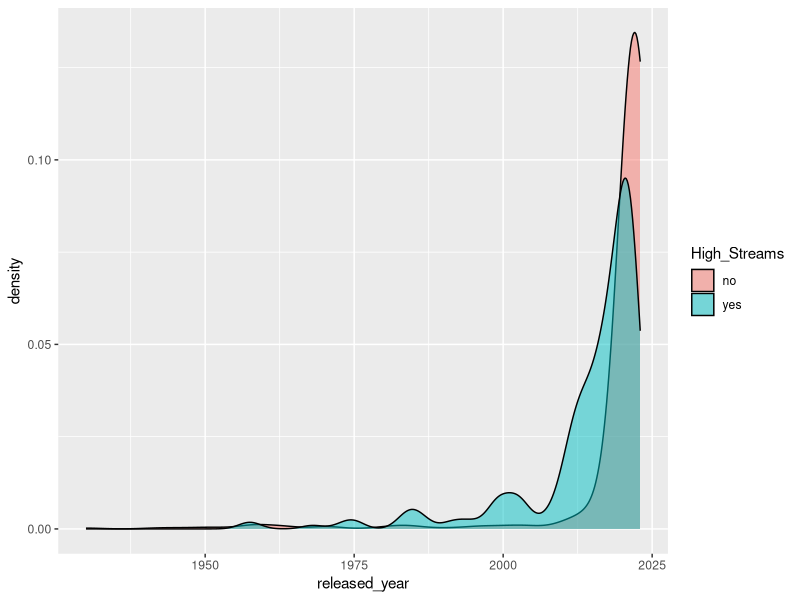
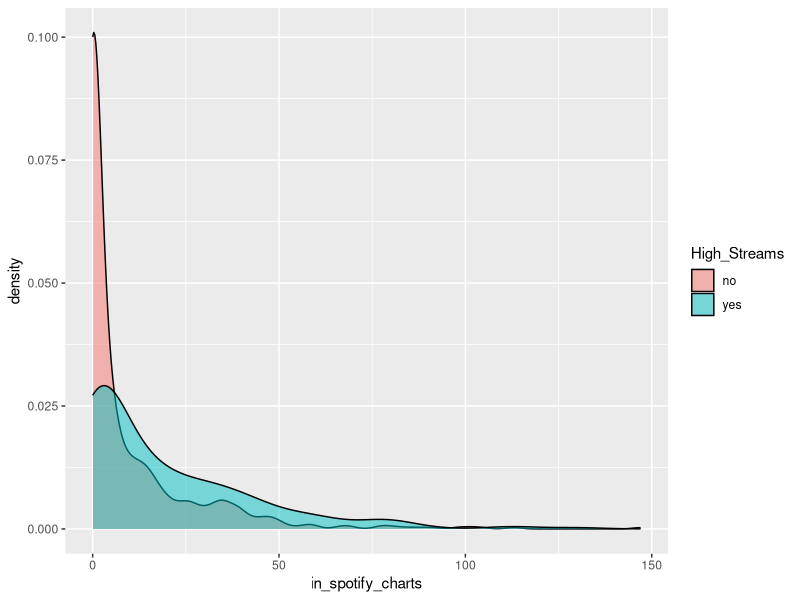
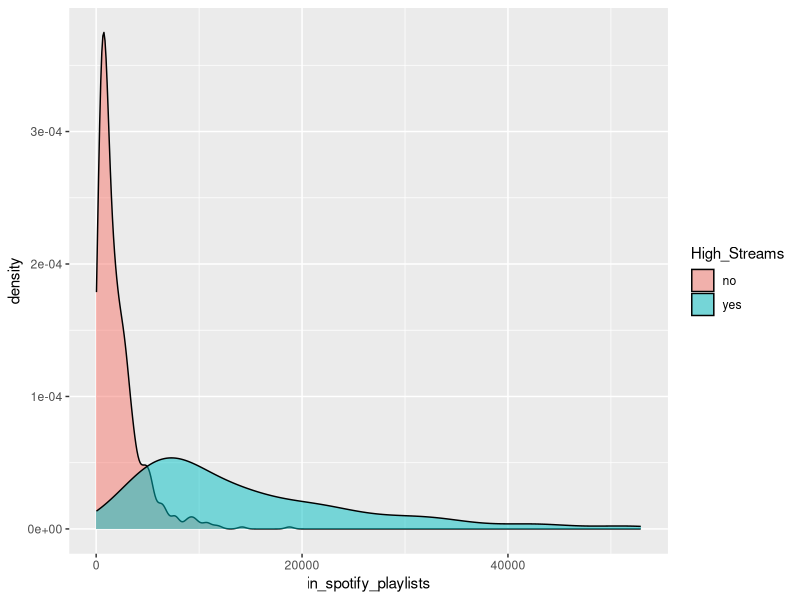
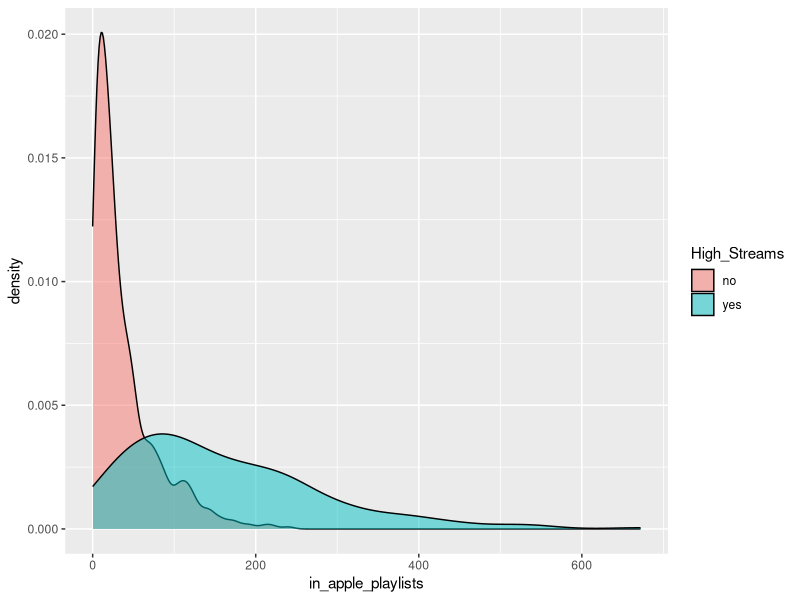
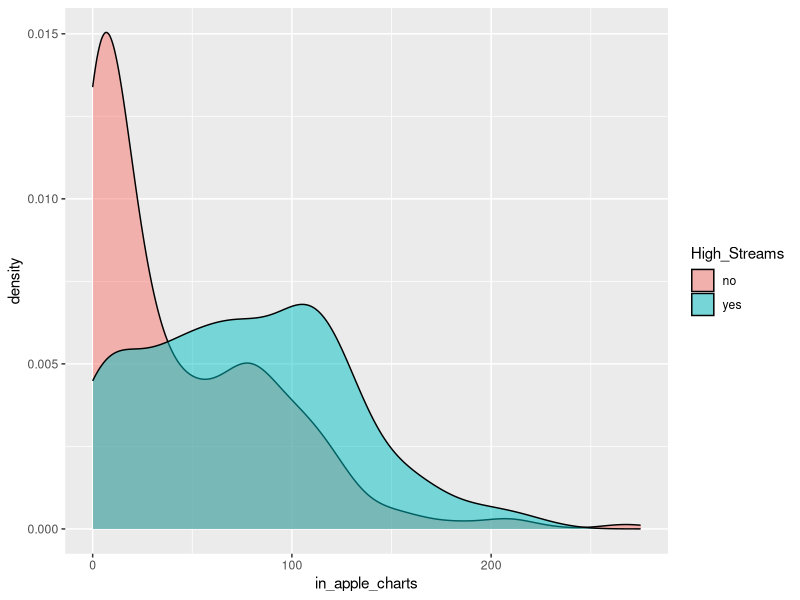
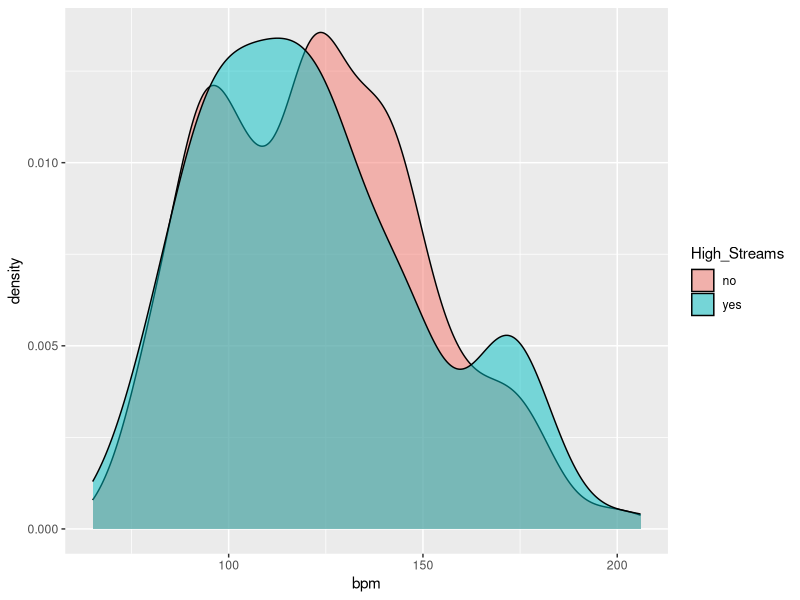
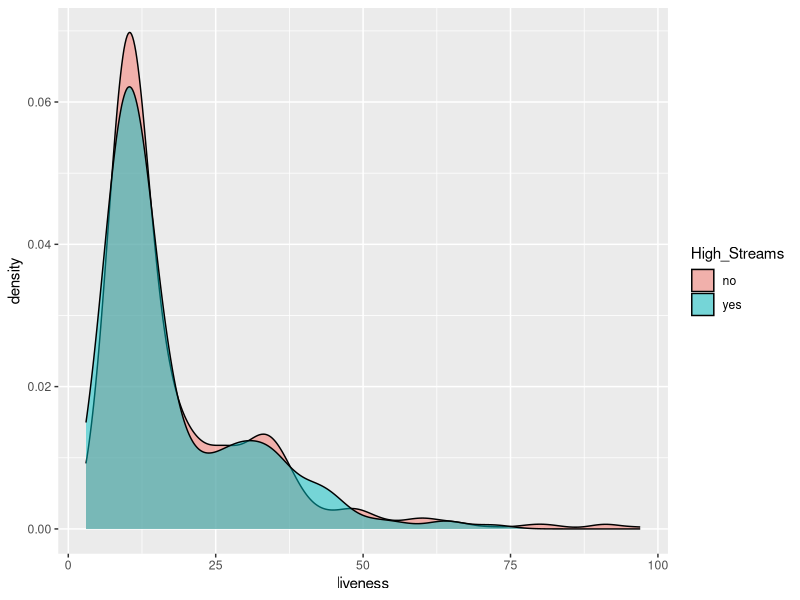
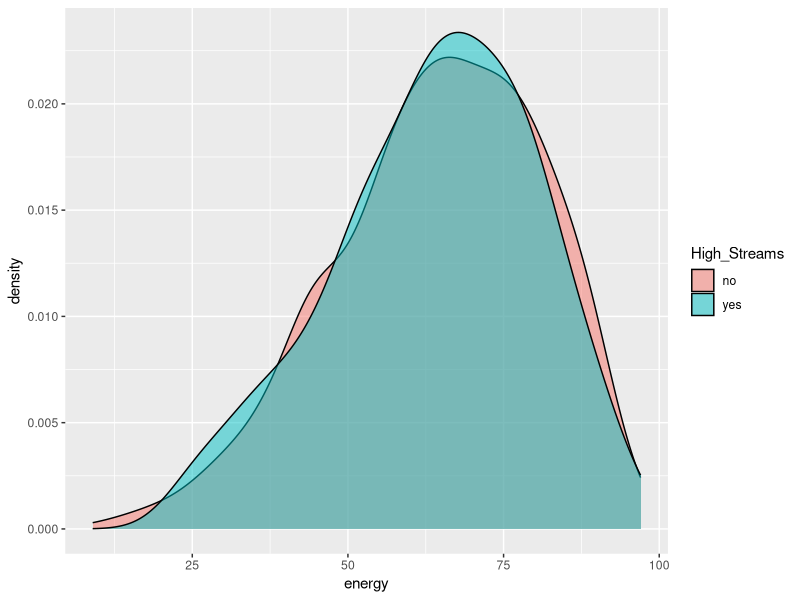

R code for these plots, in order:
## Napomena: ova skripta sadrzi originalno resenje jednog od studenata. 
## Na nekoliko mesta u skripti su dodate napomene kako bi se ukazalo na neka malo bolja resenja
## ili na blagu izmenu nekih formulacija kako bi se iste ucinile jasnijim      

#ucitavamo dataset
data <- read.csv("spotify.csv", stringsAsFactors = F)
str(data)


#proveravamo da li varijabla streams ima nedostajuce vrednosti jer na osnovu nje kreiramo izlaznu promenljivu
sum(is.na(data$streams))
sum(data$streams == "", na.rm = T)
sum(data$streams == " ", na.rm = T)
sum(data$streams == "-", na.rm = T)

#nema nedostajucih vrednosti, racunamo treci kvartil
treciKvartil <- quantile(data$streams, 0.75)
treciKvartil

data$High_Streams <- ifelse(data$streams > treciKvartil, yes = "yes", no = "no")
data$High_Streams <- as.factor(data$High_Streams)

#odmah izbacujemo varijablu streams jer smo je koristili za kreiranje izlazne varijable, pa nam nece biti vise potrebna za model
data$streams <- NULL
str(data)

#IZBOR VARIJABLI - KNN koristi samo numericke podatke!

#proveravamo koje cemo varijable ukljuciti u model, proveravamo koliko imaju razlicitih vrednosti
length(unique(data$track_name))
#svaka pesma ima jedinstveno ime i nece uticati na to da li pesma ima veliki broj pustanja pesme
data$track_name <- NULL

length(unique(data$in_spotify_charts))
table(data$in_spotify_charts)
#mozemo je prebaciti u numericku varijablu (jer je to sustinski numericka vrednost), necemo je izbacivati

length(unique(data$mode))
#takodje se moze pretvoriti u numercku s obzirom da je ordinalna

#proveravamo da li promenljive imaju nedostajuce vrednosti
apply(data, MARGIN = 2, FUN = function(x) sum(is.na(x)))
apply(data, MARGIN = 2, FUN = function(x) sum(x == "", na.rm = T))
apply(data, MARGIN = 2, FUN = function(x) sum(x == " ", na.rm = T))
apply(data, MARGIN = 2, FUN = function(x) sum(x == "-", na.rm = T))
#in_spotify_charts i in_apple_charts imaju 1 i 2 NA vrednosti respektivno
#in_spotify_charts ima "-" vrednost

data$in_spotify_charts[data$in_spotify_charts == "-"] <- NA
data$in_spotify_charts <- as.numeric(data$in_spotify_charts, na.rm = T)
#proveravamo da li ima normalnu raspodelu kako bismo znali sa kojim vrednostima menjamo NA vrednosti i za in_spotify_charts i za in_apple_charts
apply(X = data[,c(3,5)], 2, FUN = function(x) shapiro.test(x))
#obe imaju vrednost p < 0.05 sto znaci da nemaju normalnu raspodelu i NA vrednosti menjamo medijanom
medijanaSpotify <- median(data$in_spotify_charts, na.rm = T)
medijanaSpotify
medijanaApple <- median(data$in_apple_charts, na.rm = T)
medijanaApple
#dobili smo da su medijane 3 i 38 za spotify i apple respektivno
data$in_spotify_charts[is.na(data$in_spotify_charts)] <- medijanaSpotify
data$in_apple_charts[is.na(data$in_apple_charts)] <- medijanaApple

#nema vise nedostajucih vrednosti
str(data)
data$mode <- as.factor(data$mode)

#radimo plotovanje kako bismo jos jednom proverili koje cemo varijable ukljuciti u nas model
library(ggplot2)
ggplot(data, mapping = aes(x = released_year, fill = High_Streams)) + geom_density(alpha = 0.5)
#sto je skorija godina izdanja to je manja verovatnoca da pesma ima visok broj pustanja
ggplot(data, mapping = aes(x = in_spotify_charts, fill = High_Streams)) + geom_density(alpha = 0.5)
#sto je veca pozicija pesme na spotify rang listi to je veca verovatnoca da ima veci broj pustanja, ta verovatnoca opada sa smanjenjem pozicije
ggplot(data, mapping = aes(x = in_spotify_playlists, fill = High_Streams)) + geom_density(alpha = 0.5)
#ukoliko se pesma nalazi u malom broju plejlista na spotify platformi to je manja verovatnoca da ima veci broj pustanja
ggplot(data, mapping = aes(x = in_apple_playlists, fill = High_Streams)) + geom_density(alpha = 0.5)
#ukoliko se pesma nalazi u malom broju plejlista na apple platformi to je manja verovatnoca da ima veci broj pustanja
ggplot(data, mapping = aes(x = in_apple_charts, fill = High_Streams)) + geom_density(alpha = 0.5)
#ukoliko pesma nema poziciju na apple rang listi to je veca verovatnoca da nema veliki broj pustanja
ggplot(data, mapping = aes(x = bpm, fill = High_Streams)) + geom_density(alpha = 0.5)
#nema neke prevelike razlike u broju pustanja pesme kada je u pitanju mera brzine pesme, nije nam relevantna za model
data$bpm <- NULL
ggplot(data, mapping = aes(x = liveness, fill = High_Streams)) + geom_density(alpha = 0.5)
#isto vazi i za nivo prisustva elemenata uzivo izvodjenja, ni ona nije relevantna za nas model
data$liveness <- NULL
ggplot(data, mapping = aes(x = energy, fill = High_Streams)) + geom_density(alpha = 0.5)
#ni energetski nivo pesme ne utice na broj pustanja pesme, mozemo je izbaciti
data$energy <- NULL
ggplot(data, mapping = aes(x = instrumentalness, fill = High_Streams)) + geom_density(alpha = 0.5)
#ni instrumentalness nam nije relevantna i nju izbacujemo
data$instrumentalness <- NULL
ggplot(data, mapping = aes(x = speechiness, fill = High_Streams)) + geom_density(alpha = 0.5)
#ni ova varijabla nam ne utice na model tako da cemo je izbaciti
data$speechiness <- NULL
ggplot(data, mapping = aes(x = mode, fill = High_Streams)) + geom_bar(position = 'dodge')
#veca je verovatnoca da pesma ima veci broj pustanja ako je karakter pesme major

str(data)
data$mode <- as.numeric(data$mode)
#prebacili smo varijablu mode u numericku jer knn model radi samo sa numerickim varijablama
#gotovo je sredjivanje podataka


#proveravamo da li neke variujable imaju autlajere

apply(X = data[,c(1,2,3,4,5,6)], 2, FUN = function(x) length(boxplot.stats(x)$out))
#vidimo da sve varijable imaju autlajere, potrebno je da ih standardizujemo
#proveravamo da li imaju normalnu raspodelu kako bismo znali na koji nacin cemo izvrsiti standardizaciju
apply(X = data[,c(1,2,3,4,5,6)], 2, FUN = function(x) shapiro.test(x))
#sve varijable imaju p < 0.05 sto znaci da nemaju normalnu raspodelu

data.std <- apply(X = data[,c(1,2,3,4,5,6)], 2, FUN = function(x) scale(x, center = median(x), scale = IQR(x)))
data.std <- as.data.frame(data.std)

#kreirali smo standardizovani dataframe
#za scale smo stavili IQR - interquartile range sto predstavlja razliku izmedju 3. i 1. kvartila i kao centar smo stavili medijanu
#ubacujemo u standardizovani dataset preostalu varijablu mode i izlaznu varijablu
data.std$mode <- data$mode
data.std$High_Streams <- data$High_Streams

#sa tako standardizovanim dataset-om kreiramo nas model


#kreiramo train i test setove
library(caret)
set.seed(1010) # allows for repeating the randomization process exactly
indexes <- createDataPartition(data.std$High_Streams, p = 0.8, list = FALSE)
train.data <- data.std[indexes, ]
test.data <- data.std[-indexes, ]

#radimo krosvalidaciju sa 10 iteracija
library(e1071)
library(caret)
numFolds = trainControl(method = "cv", number = 10) 
kGrid =  expand.grid(.k = seq(from = 3, to = 25, by = 2))

#stavili smo neparne brojeve od 3 do 25 jer su nam oni potrebni kako bi jedna klasa bila dominantnija
knn.cv <- train( 
  x = train.data[, -7],
  y = train.data$High_Streams,
  method = "knn", # use rpart() to build multiple
  trControl = numFolds, # <folds> from above
  tuneGrid = kGrid) 
knn.cv
#dobili smo da nam je optimalna vrednost za parametar k = 7;
#mozemo je izuci direktno odatle 
kValue <- knn.cv$bestTune$k
kValue

library(class)
knn.pred <- knn(train = train.data[,-7], # training data without the output (class) variable
                test = test.data[,-7], # test data without the output (class) variable
                cl = train.data$High_Streams, # output (class) variable is specified here
                k = kValue) 
#kreirali smo model knn i sada mozemo kreirati matricu konfuzije
knn.cm <- table(true = test.data$High_Streams, predicted = knn.pred)
knn.cm

#       predicted
#  true   no yes
#  no    135   8
#  yes    12  35

#na glavnoj dijagonali matirce se nalaze tacne predikcije, a na sporednoj pogresne predikcije
#od ukupno 190 observacija tacno smo predvideli 170 sto znaci da ce nam accuracy biti veoma visok
#od ukupno 143 pesme koje stvarno nece imati veliki broj pustanja, tacno smo predvideli 135
#a od ukupno 47 pesama koje ce imati veliki broj pustanja, tacno smo predvideli 35

#TP - true positive - predstavlja sve pesme koje ce stvarno imati veliki broj pustanja a i mi smo predvideli da hoce
#TN - true negative - predstavlja sve pesme koje nece imati veliki broj pustanja i mi smo predvideli da nece
#FP - false positive - predstavlja sve pesme za koje smo rekli dace imati veliki broj pustanja a zapravo nemaju
#FN - false negative - predstavlja sve pesme za koje smo rekli da nece imati veliki broj pustanja a zapravo imaju


#kreiramo funkciju koja ce nam sluziti za evaluaciju modela
getEvaluationMetrics <- function(cm) {
  TP <- cm[2,2] 
  TN <- cm[1,1]
  FP <- cm[1,2]
  FN <- cm[2,1]
  
  accuracy <- sum(diag(cm))/sum(cm)
  precision <- TP/(TP+FP)
  recall <- TP/(TP+FN)
  F1 <- (2*precision*recall)/(precision + recall)
  
  c(Accuracy = accuracy,
    Precision = precision,
    Recall = recall,
    F1 = F1)
  
}
knn.eval <- getEvaluationMetrics(knn.cm)
knn.eval



#accuracy - predstavlja udeo tacno predvidjenih u odnosu na sve observacije.
#nas model je od ukupno 190 observacija tacno predvideo 170 i zbog toga nam je accuracy 89.47%
#za 170 pesama je tacno predvideo da li ce imati veliki broj pustanja pesme 

#precision - predstavlja udeo observacija za koje smo predvideli da su pozitivne i stvarno jesu
#za 43 pesme smo predvideli da ce imati veliki broj pustanja, od toga 35 pesama stvarno ima veliki broj pustanja
#i zbog toga nam je precision 81.39%

#recall - predstavlja udeo observacija koje su stvarno pozitivne a mi smo predvideli da jesu
#od ukupno 47 stvarno pozitivnih observacija mi smo tacno predvideli 35
#za 35 pesama smo rekli da ce imati veliki broj pustanja od ukupno 47 koje stvarno imaju veliki broj pustanja
#i zbog toga nam je recall 74.46%

#F1 - predstavlja meru performanski modela za balansirane vrednosti precision i recall, i za njom postoji potreba jer su
# precision i recall u antagonistickom odnosu, povecanje jedne, druga se smanjuje i obrnuto. Kada su i recall i precision visoke,
# visok je i F1.
# U kontekstu ovog zadatka, moze se reci da nas model dobro balansira između sposobnosti da prepozna većinu stvarno popularnih 
#pesama i toga da ne označava previše pesama kao veoma popularne kada nisu.

## Napomena: neke od prethodnih formulacija su blago izmenjene, bez promene znacenja, kako bi se ucinile jasnijim i/ili 
## kompletnijim. VAZNO: date interpretacije tj nacin na koji su iskazane nije jedini korektan nacin, vec pokazuje samo 
## jedan od nacina da se formulisu interpretacije metrika kako bi se odgovorilo na zahtev zadatka. 
